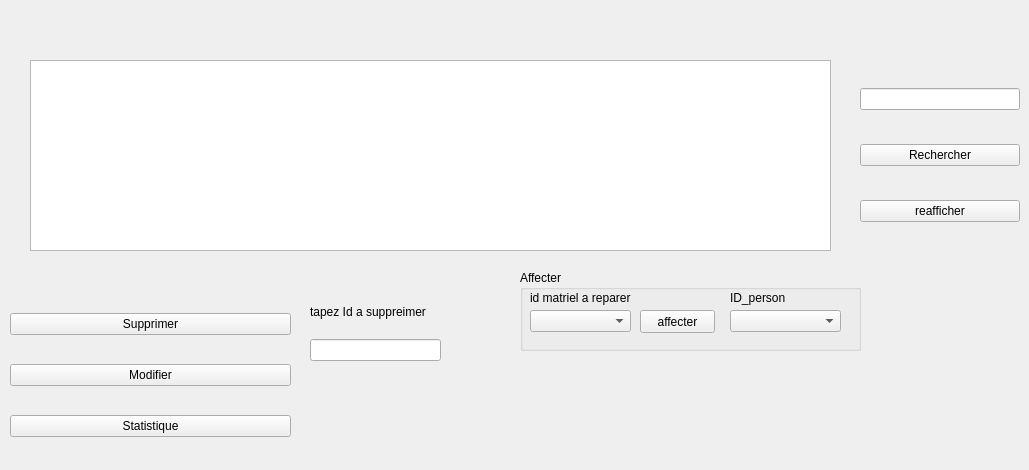
      <widget class="QWidget" name="tab_2">
       <attribute name="title">
        <string>Consulter matériel </string>
       </attribute>
       <widget class="QTableView" name="tab_mat">
        <property name="geometry">
         <rect>
          <x>30</x>
          <y>60</y>
          <width>801</width>
          <height>191</height>
         </rect>
        </property>
       </widget>
       <widget class="QWidget" name="verticalLayoutWidget">
        <property name="geometry">
         <rect>
          <x>10</x>
          <y>290</y>
          <width>281</width>
          <height>171</height>
         </rect>
        </property>
        <layout class="QVBoxLayout" name="verticalLayout">
         <item>
          <widget class="QPushButton" name="supp">
           <property name="text">
            <string>Supprimer</string>
           </property>
          </widget>
         </item>
         <item>
          <widget class="QPushButton" name="modifier">
           <property name="text">
            <string>Modifier</string>
           </property>
          </widget>
         </item>
         <item>
          <widget class="QPushButton" name="stat">
           <property name="text">
            <string>Statistique</string>
           </property>
          </widget>
         </item>
        </layout>
       </widget>
       <widget class="QWidget" name="verticalLayoutWidget_2">
        <property name="geometry">
         <rect>
          <x>310</x>
          <y>290</y>
          <width>131</width>
          <height>71</height>
         </rect>
        </property>
        <layout class="QVBoxLayout" name="verticalLayout_2">
         <item>
          <widget class="QLabel" name="label_12">
           <property name="layoutDirection">
            <enum>Qt::LeftToRight</enum>
           </property>
           <property name="text">
            <string>tapez Id a suppreimer</string>
           </property>
          </widget>
         </item>
         <item>
          <widget class="QLineEdit" name="id_supp"/>
         </item>
        </layout>
       </widget>
       <widget class="QWidget" name="verticalLayoutWidget_3">
        <property name="geometry">
         <rect>
          <x>860</x>
          <y>60</y>
          <width>160</width>
          <height>191</height>
         </rect>
        </property>
        <layout class="QVBoxLayout" name="verticalLayout_4">
         <item>
          <widget class="QLineEdit" name="rech"/>
         </item>
         <item>
          <widget class="QPushButton" name="recherche">
           <property name="text">
            <string>Rechercher</string>
           </property>
          </widget>
         </item>
         <item>
          <widget class="QPushButton" name="reaficher">
           <property name="text">
            <string>reafficher</string>
           </property>
          </widget>
         </item>
        </layout>
       </widget>
       <widget class="QGroupBox" name="groupBox">
        <property name="geometry">
         <rect>
          <x>520</x>
          <y>270</y>
          <width>341</width>
          <height>81</height>
         </rect>
        </property>
        <property name="title">
         <string>Affecter</string>
        </property>
        <widget class="QPushButton" name="pushButton">
         <property name="geometry">
          <rect>
           <x>120</x>
           <y>40</y>
           <width>75</width>
           <height>23</height>
          </rect>
         </property>
         <property name="text">
          <string>affecter</string>
         </property>
        </widget>
        <widget class="QComboBox" name="id_combo">
         <property name="geometry">
          <rect>
           <x>10</x>
           <y>40</y>
           <width>101</width>
           <height>22</height>
          </rect>
         </property>
        </widget>
        <widget class="QComboBox" name="combo_person">
         <property name="geometry">
          <rect>
           <x>210</x>
           <y>40</y>
           <width>111</width>
           <height>22</height>
          </rect>
         </property>
        </widget>
        <widget class="QLabel" name="label_15">
         <property name="geometry">
          <rect>
           <x>10</x>
           <y>20</y>
           <width>131</width>
           <height>16</height>
          </rect>
         </property>
         <property name="text">
          <string>id matriel a reparer </string>
         </property>
        </widget>
        <widget class="QLabel" name="label_16">
         <property name="geometry">
          <rect>
           <x>210</x>
           <y>20</y>
           <width>111</width>
           <height>16</height>
          </rect>
         </property>
         <property name="text">
          <string>ID_person</string>
         </property>
        </widget>
       </widget>
       <widget class="QStackedWidget" name="stackedWidget">
        <property name="geometry">
         <rect>
          <x>340</x>
          <y>370</y>
          <width>120</width>
          <height>80</height>
         </rect>
        </property>
        <property name="currentIndex">
         <number>0</number>
        </property>
        <widget class="QWidget" name="page"/>
        <widget class="QWidget" name="page_2"/>
       </widget>
      </widget>
